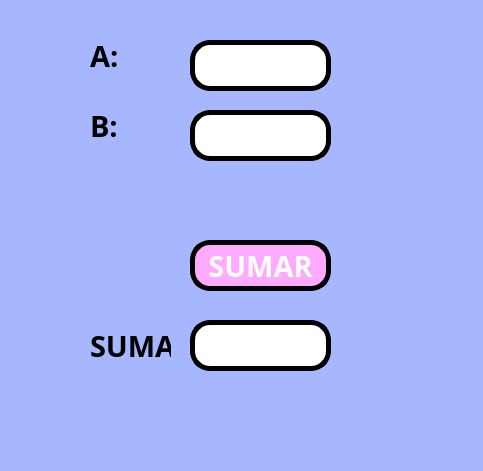
<?xml version="1.0" encoding="UTF-8"?>
<ui version="4.0">
 <class>MainWindow</class>
 <widget class="QMainWindow" name="MainWindow">
  <property name="geometry">
   <rect>
    <x>0</x>
    <y>0</y>
    <width>483</width>
    <height>471</height>
   </rect>
  </property>
  <property name="windowTitle">
   <string>MainWindow</string>
  </property>
  <property name="styleSheet">
   <string notr="true">background-color: rgb(167, 183, 255);</string>
  </property>
  <widget class="QWidget" name="centralwidget">
   <widget class="QLineEdit" name="txt_A">
    <property name="geometry">
     <rect>
      <x>190</x>
      <y>40</y>
      <width>141</width>
      <height>51</height>
     </rect>
    </property>
    <property name="font">
     <font>
      <family>Agency FB</family>
      <pointsize>22</pointsize>
      <weight>75</weight>
      <bold>true</bold>
     </font>
    </property>
    <property name="styleSheet">
     <string notr="true">background-color: rgb(255, 255, 255);
border :5px solid black;
border-radius: 20px;</string>
    </property>
    <property name="alignment">
     <set>Qt::AlignCenter</set>
    </property>
   </widget>
   <widget class="QLabel" name="label_2">
    <property name="geometry">
     <rect>
      <x>90</x>
      <y>90</y>
      <width>81</width>
      <height>71</height>
     </rect>
    </property>
    <property name="font">
     <font>
      <family>Agency FB</family>
      <pointsize>22</pointsize>
      <weight>75</weight>
      <bold>true</bold>
     </font>
    </property>
    <property name="text">
     <string>B:</string>
    </property>
   </widget>
   <widget class="QLineEdit" name="txt_B">
    <property name="geometry">
     <rect>
      <x>190</x>
      <y>110</y>
      <width>141</width>
      <height>51</height>
     </rect>
    </property>
    <property name="font">
     <font>
      <family>Agency FB</family>
      <pointsize>22</pointsize>
      <weight>75</weight>
      <bold>true</bold>
     </font>
    </property>
    <property name="styleSheet">
     <string notr="true">background-color: rgb(255, 255, 255);
border :5px solid black;
border-radius: 20px;</string>
    </property>
    <property name="alignment">
     <set>Qt::AlignCenter</set>
    </property>
   </widget>
   <widget class="QLabel" name="label">
    <property name="geometry">
     <rect>
      <x>90</x>
      <y>30</y>
      <width>81</width>
      <height>51</height>
     </rect>
    </property>
    <property name="font">
     <font>
      <family>Agency FB</family>
      <pointsize>22</pointsize>
      <weight>75</weight>
      <bold>true</bold>
     </font>
    </property>
    <property name="text">
     <string>A:</string>
    </property>
   </widget>
   <widget class="QPushButton" name="btn_sumar">
    <property name="geometry">
     <rect>
      <x>190</x>
      <y>240</y>
      <width>141</width>
      <height>51</height>
     </rect>
    </property>
    <property name="font">
     <font>
      <family>Agency FB</family>
      <pointsize>22</pointsize>
      <weight>75</weight>
      <bold>true</bold>
     </font>
    </property>
    <property name="styleSheet">
     <string notr="true">color: rgb(255, 255, 255);
background-color: rgb(255, 170, 255);
border :5px solid black;
border-radius: 20px;</string>
    </property>
    <property name="text">
     <string>SUMAR</string>
    </property>
   </widget>
   <widget class="QLineEdit" name="txt_Suma">
    <property name="geometry">
     <rect>
      <x>190</x>
      <y>320</y>
      <width>141</width>
      <height>51</height>
     </rect>
    </property>
    <property name="font">
     <font>
      <family>Agency FB</family>
      <pointsize>22</pointsize>
      <weight>75</weight>
      <bold>true</bold>
     </font>
    </property>
    <property name="styleSheet">
     <string notr="true">background-color: rgb(255, 255, 255);
border :5px solid black;
border-radius: 20px;</string>
    </property>
    <property name="alignment">
     <set>Qt::AlignCenter</set>
    </property>
   </widget>
   <widget class="QLabel" name="label_3">
    <property name="geometry">
     <rect>
      <x>90</x>
      <y>310</y>
      <width>81</width>
      <height>71</height>
     </rect>
    </property>
    <property name="font">
     <font>
      <family>Agency FB</family>
      <pointsize>22</pointsize>
      <weight>75</weight>
      <bold>true</bold>
     </font>
    </property>
    <property name="text">
     <string>SUMA:</string>
    </property>
   </widget>
  </widget>
  <widget class="QMenuBar" name="menubar">
   <property name="geometry">
    <rect>
     <x>0</x>
     <y>0</y>
     <width>483</width>
     <height>21</height>
    </rect>
   </property>
  </widget>
  <widget class="QStatusBar" name="statusbar"/>
 </widget>
 <resources/>
 <connections/>
</ui>
